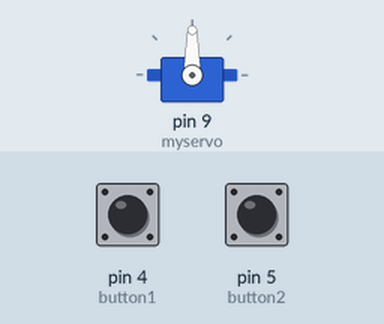
Simulated run of this sketch. Board: Arduino Uno, built with avr-gcc and run on an emulated ATmega328P. Shown: servo. The test bench sets the inputs (shaded band); at power-on: pin 4 (button1) HIGH, pin 5 (button2) HIGH.

Above: at 1.2 s.
1.3 s: pin 4 (button1) pulled LOW for 0.15 s
At 2.0 s:
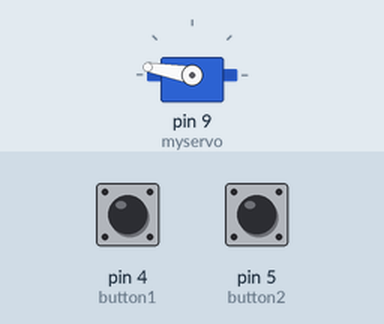
2.9 s: pin 5 (button2) pulled LOW for 0.15 s
At 3.5 s:
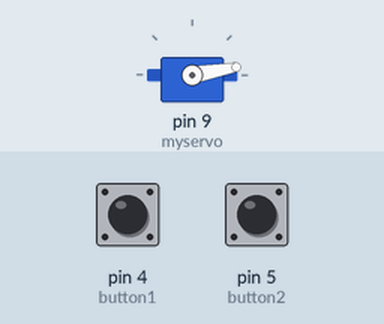
4.5 s: pin 4 (button1) pulled LOW for 1 s
At 5.6 s:
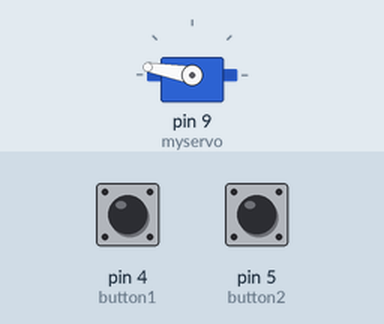
7.0 s: pin 5 (button2) pulled LOW for 1 s
At 7.3 s:
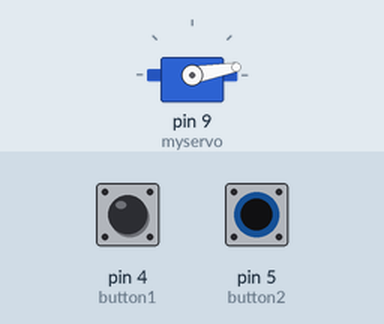
Timing chart, 0 to 10.0 s (numbered marks = the images above; inputs shaded):
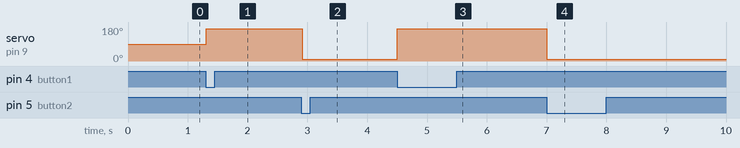

The sketch:

TwoButtonServo.ino
```cpp
/*
 Controlling a servo position with two pushbuttons
 by Michal Rinott <http://people.interaction-ivrea.it/m.rinott>

 modified on 19 Sept 2019
 by Carl Fung
 Modified from zoomkat servo button test 12-29-2011
 http://www.arduino.cc/en/Tutorial/Knob
*/
#include <Servo.h>
int button1 = 4; //button set to pin 4, connect to ground to move servo left, put 10k resistor between ground and button as pullup
int press1 = 0;
int button2 = 5; //button set to pin 5, connect to ground to move servo right, put 10k resistor between ground and button as pullup
int press2 = 0;
Servo myservo; // create servo object to control a servo

void setup()
{
  pinMode(button1, INPUT);
  pinMode(button2, INPUT);
  myservo.attach(9);      // attaches the servo on pin 9 to the servo object
  digitalWrite(4, HIGH); //enable pullups to make pin high
  digitalWrite(5, HIGH); //ditto above
}

void loop() //Could probably store a position variable in a future version and have button pushes incrementally change servo position
{
  press1 = digitalRead(button1);
  if (press1 == LOW)
  {
    myservo.write(170);
  }

  press2 = digitalRead(button2);
  if (press2 == LOW)
  {
    myservo.write(10);
  }
  delay(15); //gives servo time to move between positions

}
```

Measured:
- after the input at 1.3 s, servo on pin 9 (myservo): 90° → 170° at once
- after the input at 2.9 s, servo on pin 9 (myservo): 170° → 10° at once
- after the input at 4.5 s, servo on pin 9 (myservo): 10° → 170° at once
- after the input at 7.0 s, servo on pin 9 (myservo): 170° → 10° at once
